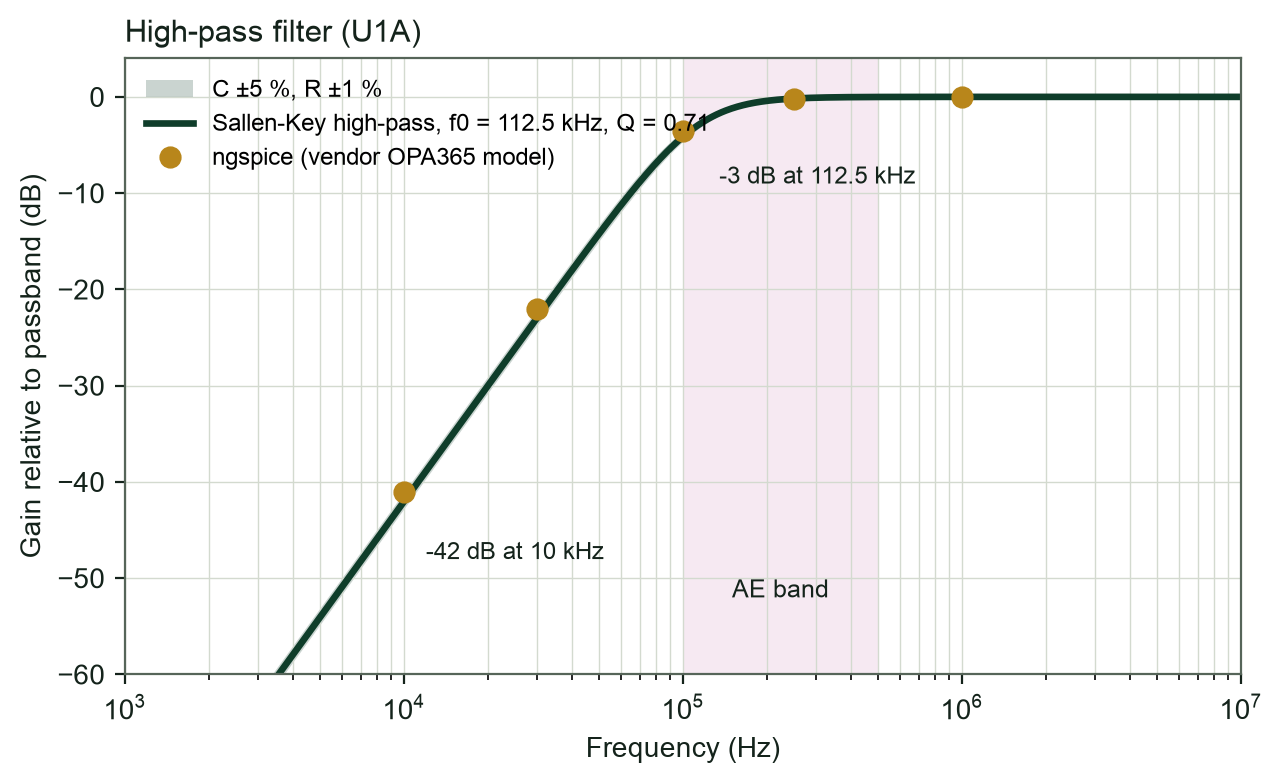

Write Python code to recreate this figure.
from style import *
import json
f = np.logspace(3, 7, 1200); s = 1j * 2 * np.pi * f
def hpf(C1, C2, R1, R2):
    return s**2 / (s**2 + s * (C1 + C2) / (R2 * C1 * C2) + 1 / (R1 * R2 * C1 * C2))
C, R1, R2 = 100e-12, 10e3, 20e3
rng = np.random.default_rng(3)
band = []
for _ in range(400):
    c1, c2 = C * (1 + 0.05 * rng.uniform(-1, 1, 2)); r1, r2 = R1 * (1 + 0.01 * rng.uniform(-1, 1)), R2 * (1 + 0.01 * rng.uniform(-1, 1))
    band.append(20 * np.log10(abs(hpf(c1, c2, r1, r2))))
band = np.array(band)
fig, ax = plt.subplots(figsize=(7.2, 4.0))
ax.fill_between(f, band.min(0), band.max(0), color=accent, alpha=0.22, lw=0, label='C ±5 %, R ±1 %')
nom = 20 * np.log10(abs(hpf(C, C, R1, R2)))
ax.semilogx(f, nom, color=accent, lw=2.4, label='Sallen-Key high-pass, f0 = 112.5 kHz, Q = 0.71')
d = json.load(open('/Users/nico/Documents/GitHub/adc_test_board/doc/data/sim.json'))
fs = np.array(d['f']); hp = np.array(d['hpf'])
ref = hp[np.argmin(abs(fs - 250e3))] / abs(hpf(C, C, R1, R2)[np.argmin(abs(f - 250e3))])
sel = [1e4, 3e4, 1e5, 2.5e5, 1e6]
ax.plot(sel, [20 * np.log10(hp[np.argmin(abs(fs - x))] / ref) for x in sel], 'o', color=cu, ms=7, label='ngspice (vendor OPA365 model)')
ax.axvspan(100e3, 500e3, color=ae, alpha=0.22, lw=0); ax.text(224e3, -52, 'AE band', ha='center', fontsize=9, color=ink)
i = lambda x: np.argmin(abs(f - x))
for x, y in ((1e4, -42), (112.5e3, -3)):
    ax.annotate('%.0f dB at %s' % (nom[i(x)], ('10 kHz' if x == 1e4 else '112.5 kHz')), (x, nom[i(x)]), xytext=(x * 1.2, nom[i(x)] - 6), fontsize=8.5, color=ink)
ax.set_ylim(-60, 4); ax.set_xlim(1e3, 1e7); ax.set_xlabel('Frequency (Hz)', color=ink); ax.set_ylabel('Gain relative to passband (dB)', color=ink)
ax.set_title('High-pass filter (U1A)', fontsize=11, color=ink, loc='left'); ax.legend(loc='upper left', fontsize=8.5, frameon=False); style(ax)
save(fig, 's04_graph')
print('10k %.1f dB, 100k %.2f, 250k %.2f, 500k %.2f' % tuple(nom[i(x)] for x in (1e4, 1e5, 2.5e5, 5e5)))
print('worst-case f-3dB range:', [f[np.argmin(abs(band[k] + 3.01))] / 1e3 for k in (band.argmin(0).min(), band.argmax(0).max())] if False else '')
